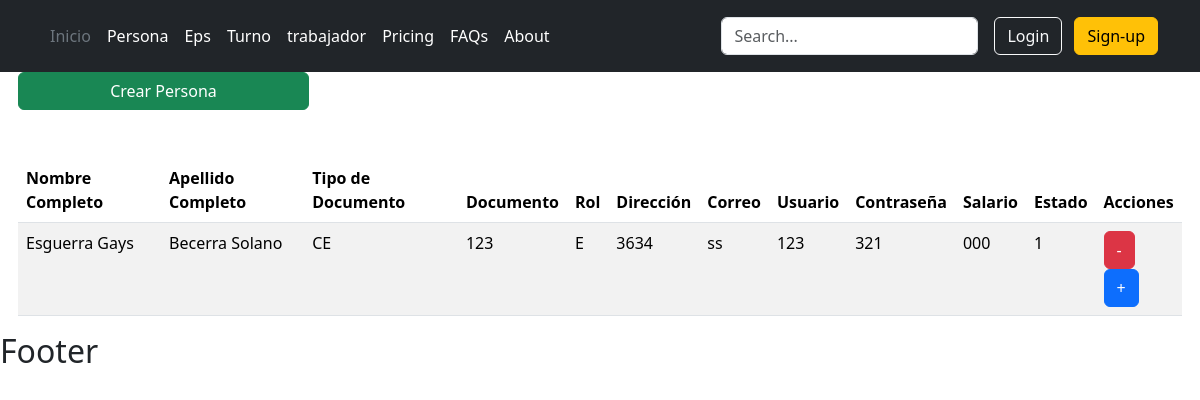
/usuarios/persona/, run on an earlier commit of the app's database.
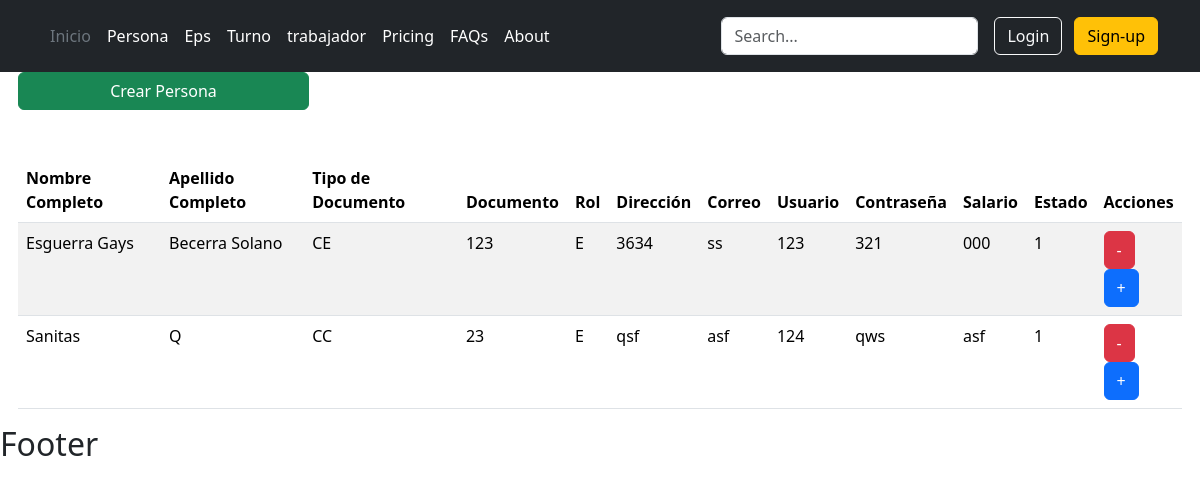
And on a later commit of the database.
### usuario/models.py (models this page shows, shortened)
class Persona(models.Model):
    nombre= models.CharField(max_length=45,verbose_name="Nombres Completo:")
    apellido= models.CharField(max_length=45,verbose_name="Apellidos Completos:")
    class TipoDocumento(models.TextChoices):
        CEDULA='CC',_("Cédula")
        CEDULA_EXTRANJERIA='CE',_("Cédula de Extrangería")
    tipo_documento=models.CharField(max_length=2,choices=TipoDocumento.choices,verbose_name="Tipo de Documento:")
    documento=models.PositiveIntegerField(verbose_name="Documento:")
    class Rol(models.TextChoices):
        INSTRUCTOR='E',_("Empleado")
        APRENDIZ='A',_("Administrador")
    rol=models.CharField(max_length=1,choices=Rol.choices,verbose_name="Rol:")
    direccion=models.CharField(max_length=45,verbose_name="Dirección:")
    correo=models.CharField(max_length=45,verbose_name="Correo electronico:")
    usuario=models.CharField(max_length=45,verbose_name="Usuario:")
    contrasena=models.CharField(max_length=45,verbose_name="Contraseña:")
    salario=models.CharField(max_length=45,verbose_name="Salario:")
    class Estado(models.TextChoices):
        ACTIVO='1',_("Activo")
        INACTIVO='0',_("Inactivo")
    estado=models.CharField(max_length=1,choices=Estado.choices,default=Estado.ACTIVO,verbose_name="Estado")
    class Meta:
        verbose_name_plural = "Personas"

### usuario/views.py (the view)
# urls.py: path('persona/', persona_listar, name="persona" ),
def persona_listar(request):
    titulo="Persona"
    persona= Persona.objects.all()
    context={
        "titulo":titulo,
        "personas":persona
    }
    return render(request,"usuarios/persona/listar.html", context)

### base/templates/usuarios/persona/listar.html
{% extends 'partials/body.html' %}
{% block contenido %}
<a href="{% url 'persona-crear' %}" class="btn btn-success w-25"
  >Crear {{titulo}}</a
>
<table class="table table-striped table-hover">
  <thead>
    <tr>
      <th>Nombre Completo</th>
      <th>Apellido Completo</th>
      <th>Tipo de Documento</th>
      <th>Documento</th>
      <th>Rol</th>
      <th>Dirección</th>
      <th>Correo</th>
      <th>Usuario</th>
      <th>Contraseña</th>
      <th>Salario</th>
      <th>Estado</th>
      <th>Acciones</th>
    </tr>
  </thead>
  <tbody>
    {% for persona in personas %} {% if persona.estado != "0" %}
    <tr>
      <td>{{persona.nombre}}</td>
      <td>{{persona.apellido}}</td>
      <td>{{persona.tipo_documento}}</td>
      <td>{{persona.documento}}</td>
      <td>{{persona.rol}}</td>
      <td>{{persona.direccion}}</td>
      <td>{{persona.correo}}</td>
      <td>{{persona.usuario}}</td>
      <td>{{persona.contrasena}}</td>
      <td>{{persona.salario}}</td>
      <td>{{persona.estado}}</td>
      <td>
        <a
          class="btn btn-danger"
          href="{% url 'persona-eliminar' persona.id %}"
          >-</a
        >
        <a
          class="btn btn-primary"
          href="{% url 'persona-modificar' persona.id %}"
          >+</a
        >
      </td>
    </tr>
    {% endif %} {% endfor %}
  </tbody>
</table>
{% endblock contenido %}

What changed in the data, as far as the page shows it:
added Persona: nombre "Sanitas", apellido "Q", tipo_documento "CC", documento "23", rol "E", direccion "qsf", correo "asf", usuario "124", contrasena "qws", salario "asf", estado "1"
